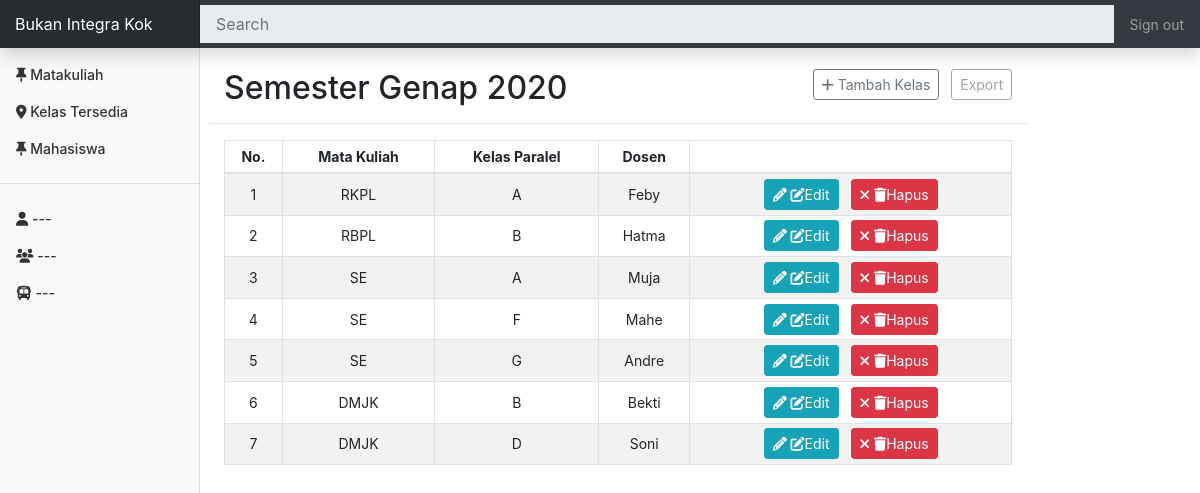
Page /index.php/home/kelas on the committed database.
### tables this page shows
CREATE TABLE `kelas` (
  `id_kelas` int(11) NOT NULL,
  `matakuliah` varchar(7) NOT NULL,
  `kelas` varchar(1) NOT NULL,
  `nama_dosen` varchar(30) NOT NULL
);

### application/controllers/Home.php (called while the page is built, shortened)
<?php
class Home extends CI_Controller {
	public function __construct()
	{
	  	$this->load->helper(array('url', 'html', 'form'));
	  	$this->load->library('session');
	  	$this->load->database();
	  	$this->load->model('View_mhs', 'v_m');
	  	$this->load->model('View_kelas', 'v_k');
	  	$this->load->model('View_frs', 'v_f');
	  	$this->load->model('View_matakuliah', 'v_mk');
	  	$this->load->model('View_tempuh', 'v_t');
	}
	public function kelas()
	{
		$get = $this->v_k->getKelas("id_kelas, matakuliah, kelas, nama_dosen");
		$kelas = array(
			'apa' => 'aja',
			'sabeb' => 'lah',
			'new' => $get
		);
		$this->load->view('dashboard/header2');
		$this->load->view('kelas', $kelas);
		$this->load->view('dashboard/footer2');
	}
}

### index.php (called while the page is built, shortened)
<?php
require_once BASEPATH.'core/CodeIgniter.php';

### application/models/View_kelas.php (called while the page is built, shortened)
<?php
class View_kelas extends CI_Model {
	public function getKelas($kolom = "", $kelas = "")
	{
		$this->db->select($kolom);
		$query = $this->db->get('kelas');
		return $query->result_array();
	}
}

### application/views/Kelas.php (the view, shortened to what this page needs)
<div class="row">
    <div class="pt-5 pb-2 mb-3 border-bottom col-md-10">
    	<div class="row">
    		<div class="col-8">
	        	<h1 class="h2">Semester Genap 2020</h1>
	        </div>
    		<div class="col-4">
    			<div class="float-right">
		            <button class="btn btn-sm btn-outline-secondary mr-1" data-toggle="modal" data-target="#modalTambah"><i class="fa fa-plus"></i>
		            	Tambah Kelas
		            </button>
		            <button class="btn btn-sm btn-outline-secondary ml-1" disabled>
		            	Export
		            </button>
		        </div>
	        </div>
    	</div>
    </div>
	<div class="col-md-10">
		<div class="table-responsive-md">
			<div class="table">
				<table class="table table-bordered table-striped table-sm">
				<thead class="text-center">
	                <tr>
	                  	<th class="align-middle">No.</th>
	                 	<th class="align-middle">Mata Kuliah</th>
	                  	<th class="align-middle">Kelas Paralel</th>
	                  	<th class="align-middle">Dosen</th>
	                  	<th></th>
	                </tr>
              	</thead>
              	<tbody>
              		<?php
		                foreach($new as $kelas => $isi)
		                {
	                ?>
	                  	<tr>
		                    <td class="align-middle text-center"><?php echo ($kelas+1); ?></td>
		                    <td class="align-middle text-center"><?php echo $isi['matakuliah']; ?></td>
		                    <td class="align-middle text-center"><?php echo $isi['kelas']; ?></td>
		                    <td class="align-middle text-center"><?php echo $isi['nama_dosen']; ?></td>
		                    <td class="align-middle text-center">
								<button class="btn btn-info btn-sm mx-1" title="Edit" data-toggle="modal" data-target="#modalEdit"
								onclick="edit('<?php echo $isi['id_kelas']; ?>', '<?php echo $isi['matakuliah']; ?>','<?php echo $isi['kelas']; ?>','<?php echo $isi['nama_dosen']; ?>')">
									<i class="fa fa-pencil"></i>
		                    		<i class="fas fa-edit"></i>Edit
		                      	</button>
		                     	<button class="btn btn-danger btn-sm mx-1" title="Hapus" data-toggle="modal" data-target="#modalHapus"
		                     	onclick="hapus('<?php echo $isi['id_kelas']; ?>')">
		                     		<i class="fa fa-times"></i>
		                     		<i class="fas fa-trash"></i>Hapus
		                     	</button>
		                    </td>
	                  </tr>
	                <?php }?>
              	</tbody>
              	</table>
			</div>
		</div>
	</div>
</div>

### assets/css/dashboard.css (style rules this page uses)
body { font-size: .875rem; }
.border-bottom { border-bottom: 1px solid #e5e5e5; }

### rows in the picture
kelas: matakuliah "RKPL", kelas "A", nama_dosen "Feby"
kelas: matakuliah "RBPL", kelas "B", nama_dosen "Hatma"
kelas: matakuliah "SE", kelas "A", nama_dosen "Muja"
kelas: matakuliah "SE", kelas "F", nama_dosen "Mahe"
kelas: matakuliah "SE", kelas "G", nama_dosen "Andre"
kelas: matakuliah "DMJK", kelas "B", nama_dosen "Bekti"
kelas: matakuliah "DMJK", kelas "D", nama_dosen "Soni"
